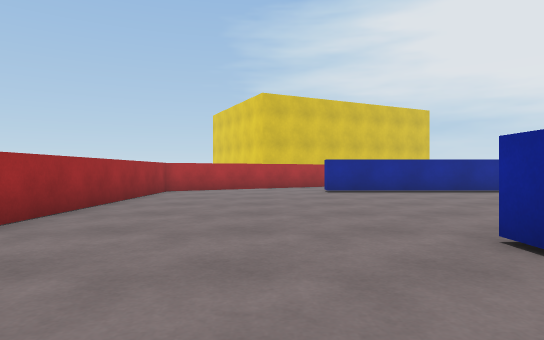
view 1 (above)

24 first-person views from a walk through a 3-D level made in the Unity game engine. The camera is 0.72 m above the floor, looks level and sees 75° across. The floor is counted in squares, 1 m on a side. Each view is taken from the middle of a square. On the plan, view 1 faces up. The plan holds only what a view shows up to about 11 squares ahead; the rest is blank. The place goes on beyond the plan. The player is left out.

view 2
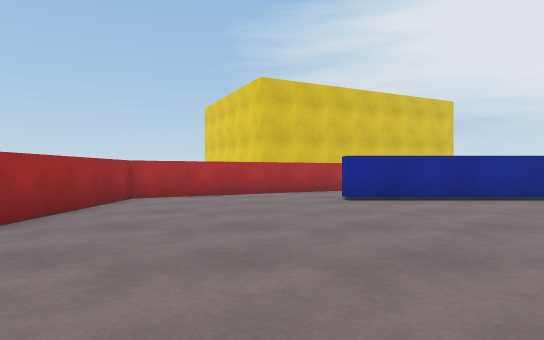

view 3
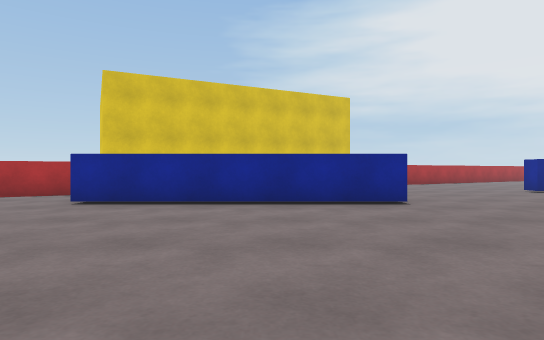

view 4
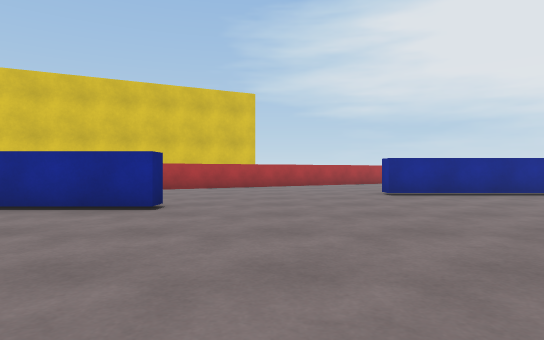

view 5
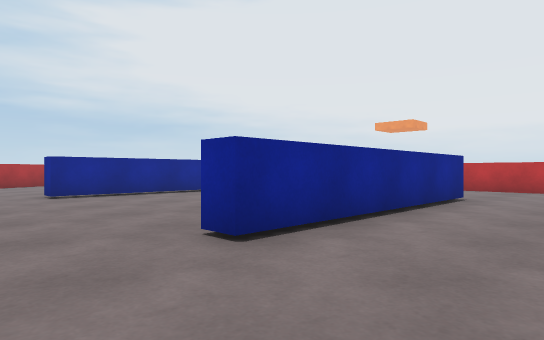

view 6
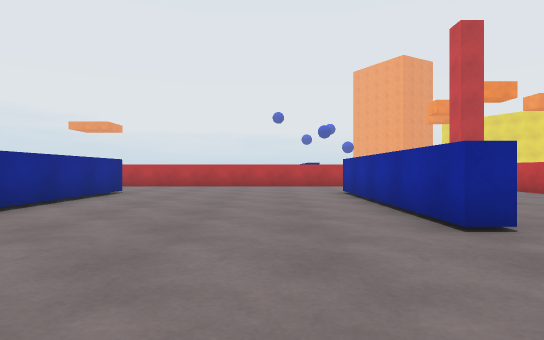

view 7
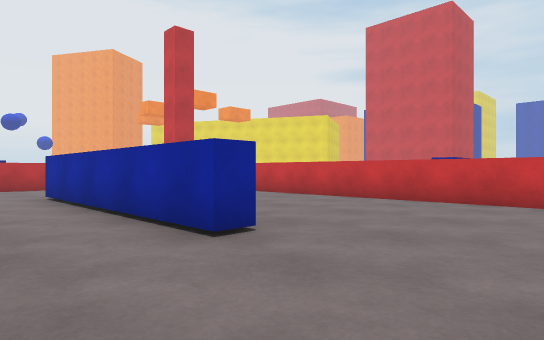

view 8
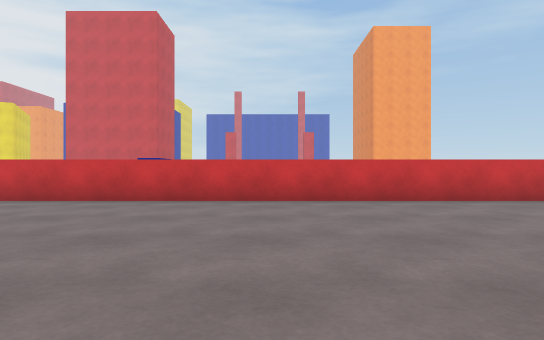

view 9
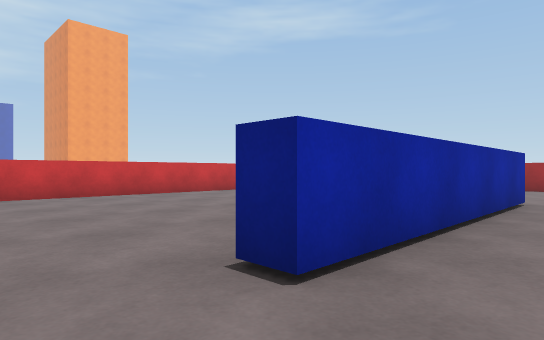

view 10
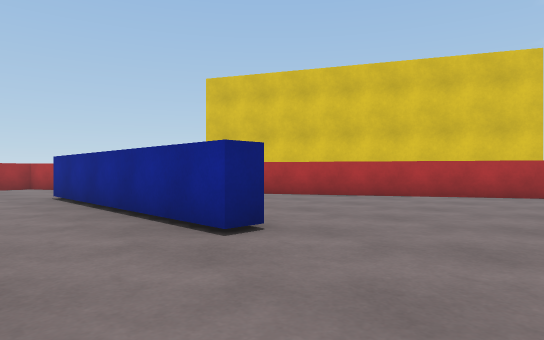

view 11
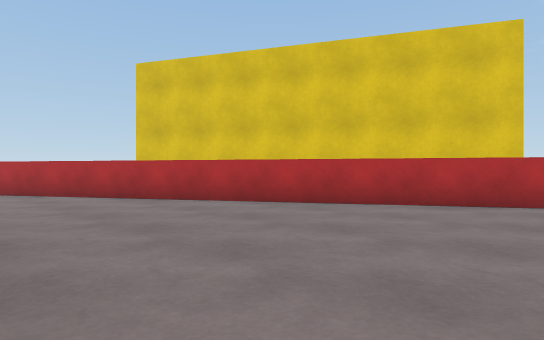

view 12
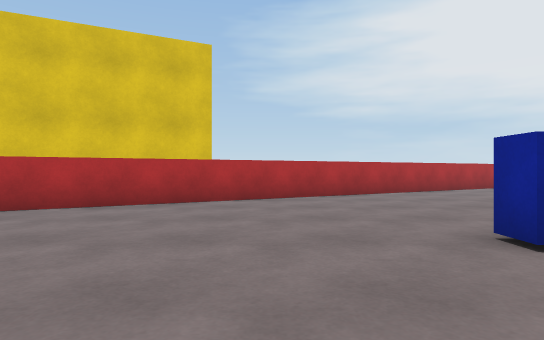

view 13
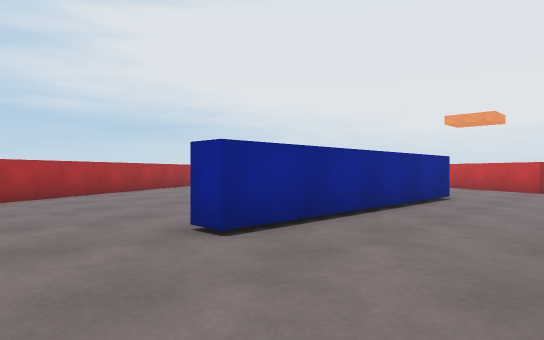

view 14
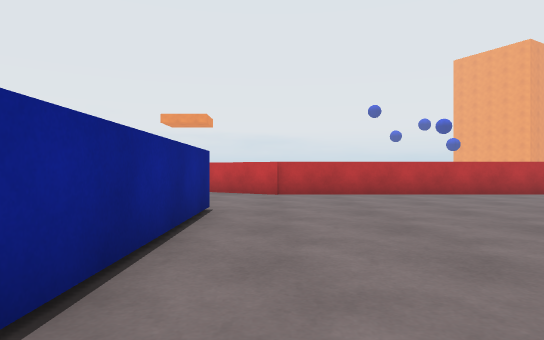

view 15
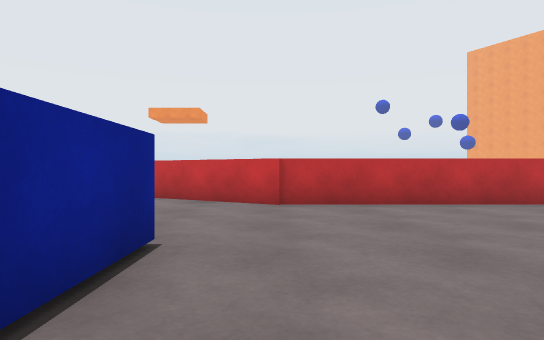

view 16
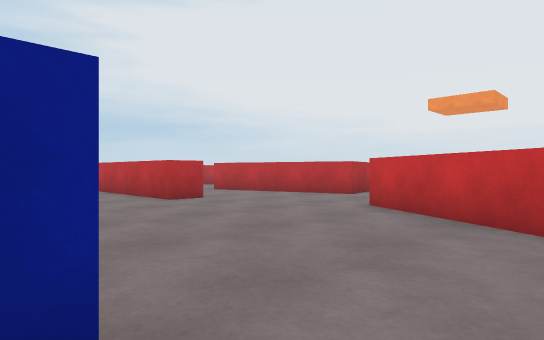

view 17
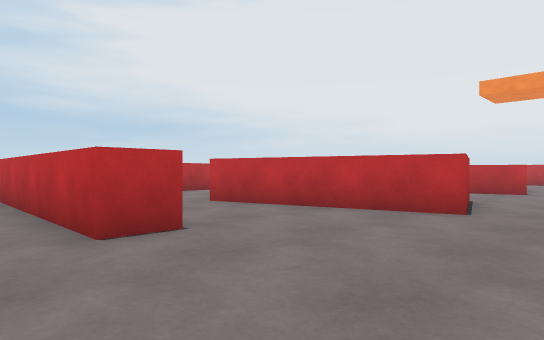

view 18
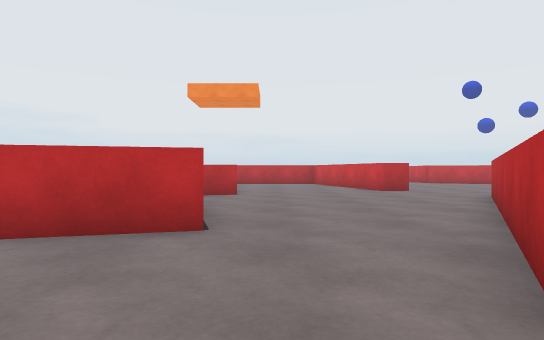

view 19
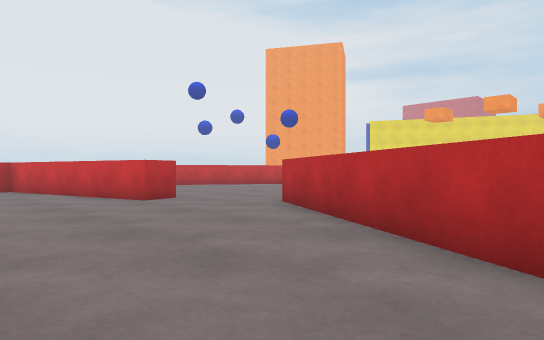

view 20
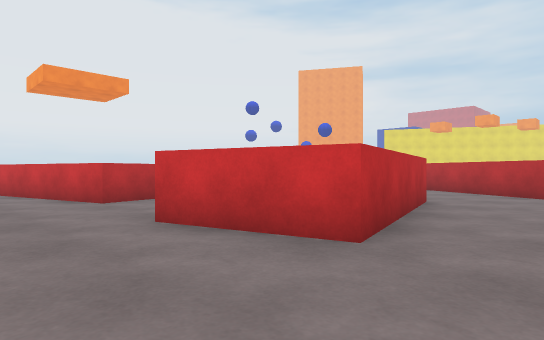

view 21
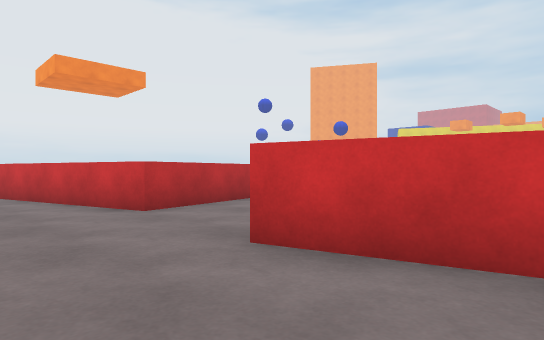

view 22
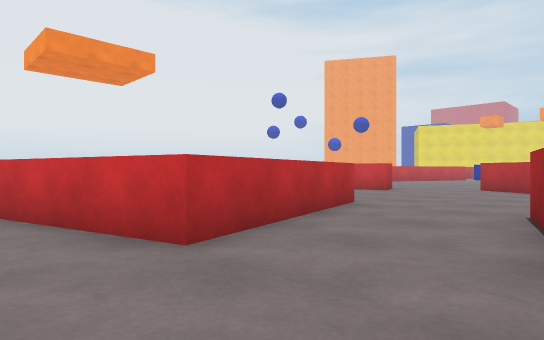

view 23
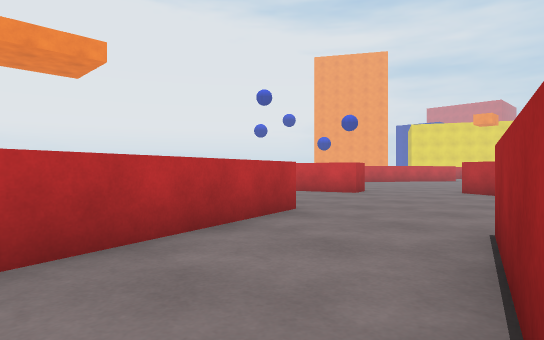

view 24
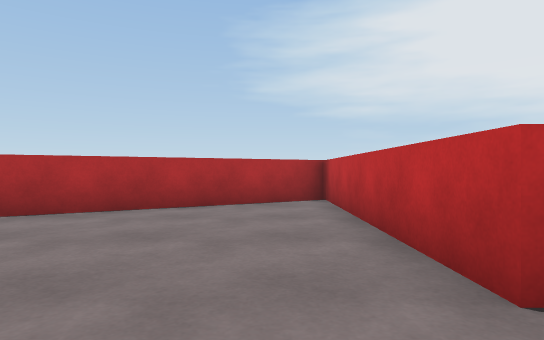

### Floor plan
Points are (right, up) in squares from view 1. A wall is a line through its corners. A room is listed if a view was taken in it or the views show most of it. See-through windows are left out.
Room 1 (views 1, 2, 3, 4, 5, 6, 7, 8, 9, 10, 11, 12, 13, 14, 15, 16, 17, 18, 24)
walls: (8.8, 12.1) (8.8, 11.4) (1.8, 11.4) (1.8, 12); (14.1, 0.1) (14.1, 0.8) (21.1, 0.8); (21.4, 7.8) (14.1, 7.8) (14.1, 8.4); (21.5, 15.1) (14.3, 15.1) (14.3, 15.8); (2.3, 2.9) (2.3, 3.5) (9.3, 3.5) (9.3, 2.9); (25.3, 6) (25.3, 13.8) (27.5, 17.7); (4.6, -5.2) (18.4, -5.2); (16.2, 23.4) (-3.6, 12) (-3.6, 4.6); (28, 17.4) (29.1, 16.8); (26.4, 21.8) (25.3, 21.8) (25.3, 28.4); (30.2, 19.8) (28.9, 24.9); (25.2, 28.6) (19.8, 25.4)
ways out: opening at (28, 26.7) to room 2; opening at (30, 19) to room 2
Room 2 (views 19, 20, 21, 22, 23)
walls: (38.3, 14.1) (38, 15.2) (39.5, 15.6); (29.1, 16.8) (35.6, 13); (36.4, 20) (35, 25.2) (39.6, 26.4); (31.8, 20.2) (30.2, 19.8); (32.2, 23.8) (33, 20.5); (28.9, 24.9) (31.7, 25.7)
ways out: opening at (28, 26.7) to room 1; opening at (30, 19) to room 1

Positions as (right, up) in squares from view 1, and headings:
1: (0, 0), facing up
2: (0, 3), facing up
3: (6, 4), facing up
4: (11, 5), facing up
5: (12, 5), facing up-right
6: (10, 3), facing right
7: (11, 3), facing down-right
8: (11, 3), facing down
9: (11, 5), facing down-left
10: (12, 9), facing up-left
11: (12, 12), facing up-left
12: (12, 12), facing up
13: (12, 12), facing up-right
14: (15, 14), facing right
15: (18, 14), facing right
16: (21, 14), facing up-right
17: (24, 18), facing up-right
18: (26, 19), facing right
19: (30, 19), facing down-right
20: (27, 28), facing down-right
21: (29, 28), facing down-right
22: (32, 27), facing down-right
23: (32, 25), facing down-right
24: (24, 20), facing up
